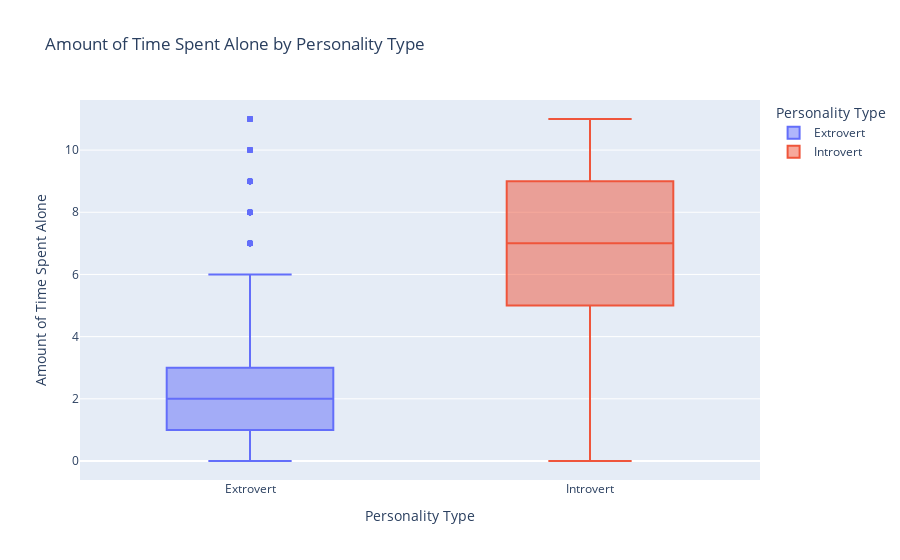
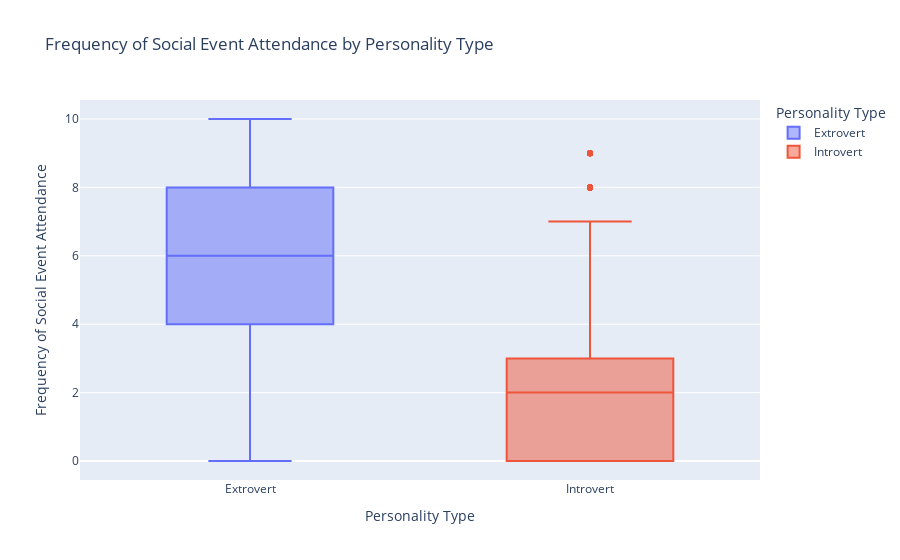
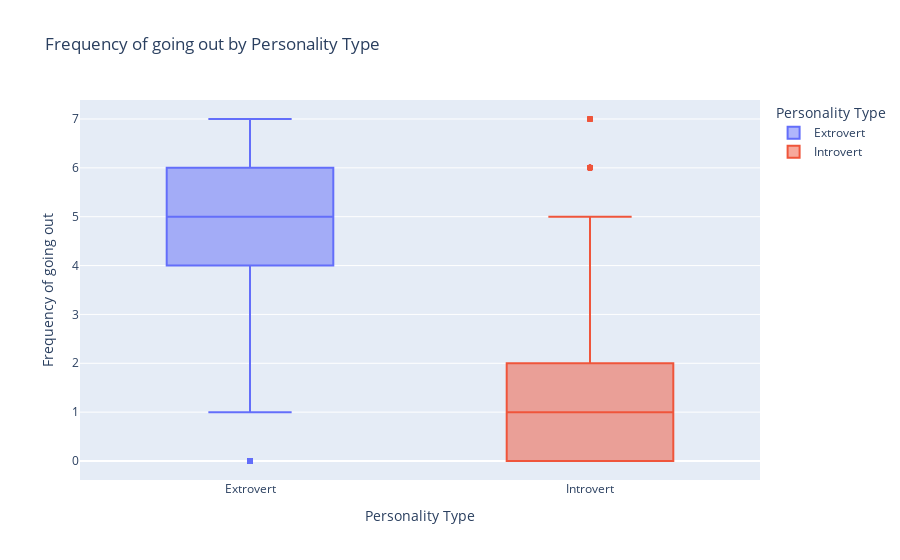
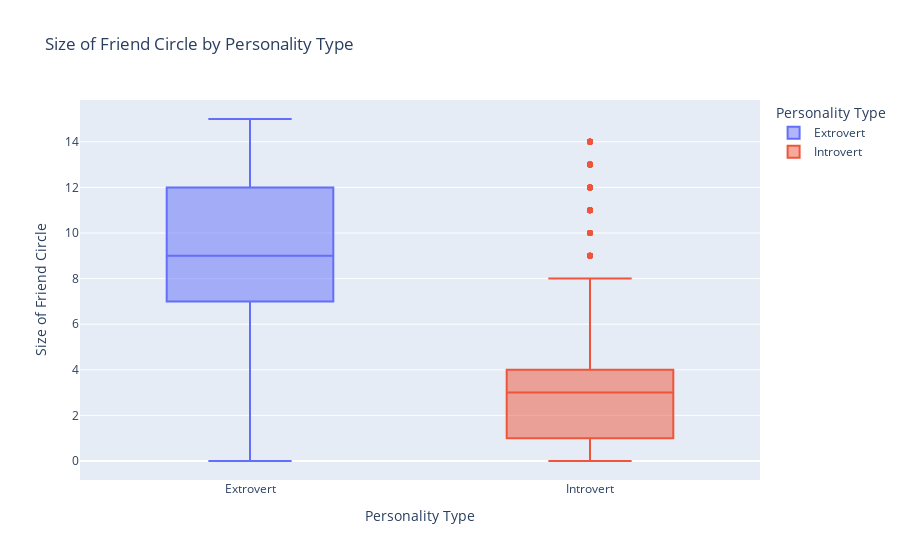

Source (notebook cell) for these figures, in order:
### Code cell
# Size of Friends circle by Personality
df_columns = df_copy.columns.drop(['Personality', 'Stage_fear_num', 'Drained_after_socializing',
                                   'Drained_after_socializing_num', 'Stage_fear','Personality_num'])
labels = ["Amount of Time Spent Alone", "Frequency of Social Event Attendance", "Frequency of going out",
          "Size of Friend Circle", "Frequency of Social Media Posts"]

for a,b in zip(df_columns, labels):
    num_features_plot(a,b)

### Figure 1 — Plotly figure (JSON) as saved in the notebook; plotly's stock layout.template omitted (floating-point values rounded to 4 significant figures; data arrays with more than 128 entries replaced by an {"elided": "..."} marker saying what was removed)
{"data": [{"alignmentgroup": "True", "hovertemplate": "Personality Type=%{x}<br>Amount of Time Spent Alone=%{y}<extra></extra>", "legendgroup": "Extrovert", "marker": {"color": "#636efa"}, "name": "Extrovert", "notched": false, "offsetgroup": "Extrovert", "orientation": "v", "showlegend": true, "type": "box", "x": {"elided": "1491 str values"}, "x0": " ", "xaxis": "x", "y": {"elided": "1491 float values"}, "y0": " ", "yaxis": "y"}, {"alignmentgroup": "True", "hovertemplate": "Personality Type=%{x}<br>Amount of Time Spent Alone=%{y}<extra></extra>", "legendgroup": "Introvert", "marker": {"color": "#EF553B"}, "name": "Introvert", "notched": false, "offsetgroup": "Introvert", "orientation": "v", "showlegend": true, "type": "box", "x": {"elided": "1409 str values"}, "x0": " ", "xaxis": "x", "y": {"elided": "1409 float values"}, "y0": " ", "yaxis": "y"}], "layout": {"boxmode": "overlay", "legend": {"title": {"text": "Personality Type"}, "tracegroupgap": 0}, "title": {"text": "Amount of Time Spent Alone by Personality Type"}, "xaxis": {"anchor": "y", "categoryarray": ["Extrovert", "Introvert"], "categoryorder": "array", "domain": [0, 1], "title": {"text": "Personality Type"}}, "yaxis": {"anchor": "x", "domain": [0, 1], "title": {"text": "Amount of Time Spent Alone"}}}}

### Figure 2 — Plotly figure (JSON) as saved in the notebook; plotly's stock layout.template omitted (floating-point values rounded to 4 significant figures; data arrays with more than 128 entries replaced by an {"elided": "..."} marker saying what was removed)
{"data": [{"alignmentgroup": "True", "hovertemplate": "Personality Type=%{x}<br>Frequency of Social Event Attendance=%{y}<extra></extra>", "legendgroup": "Extrovert", "marker": {"color": "#636efa"}, "name": "Extrovert", "notched": false, "offsetgroup": "Extrovert", "orientation": "v", "showlegend": true, "type": "box", "x": {"elided": "1491 str values"}, "x0": " ", "xaxis": "x", "y": {"elided": "1491 float values"}, "y0": " ", "yaxis": "y"}, {"alignmentgroup": "True", "hovertemplate": "Personality Type=%{x}<br>Frequency of Social Event Attendance=%{y}<extra></extra>", "legendgroup": "Introvert", "marker": {"color": "#EF553B"}, "name": "Introvert", "notched": false, "offsetgroup": "Introvert", "orientation": "v", "showlegend": true, "type": "box", "x": {"elided": "1409 str values"}, "x0": " ", "xaxis": "x", "y": {"elided": "1409 float values"}, "y0": " ", "yaxis": "y"}], "layout": {"boxmode": "overlay", "legend": {"title": {"text": "Personality Type"}, "tracegroupgap": 0}, "title": {"text": "Frequency of Social Event Attendance by Personality Type"}, "xaxis": {"anchor": "y", "categoryarray": ["Extrovert", "Introvert"], "categoryorder": "array", "domain": [0, 1], "title": {"text": "Personality Type"}}, "yaxis": {"anchor": "x", "domain": [0, 1], "title": {"text": "Frequency of Social Event Attendance"}}}}

### Figure 3 — Plotly figure (JSON) as saved in the notebook; plotly's stock layout.template omitted (floating-point values rounded to 4 significant figures; data arrays with more than 128 entries replaced by an {"elided": "..."} marker saying what was removed)
{"data": [{"alignmentgroup": "True", "hovertemplate": "Personality Type=%{x}<br>Frequency of going out=%{y}<extra></extra>", "legendgroup": "Extrovert", "marker": {"color": "#636efa"}, "name": "Extrovert", "notched": false, "offsetgroup": "Extrovert", "orientation": "v", "showlegend": true, "type": "box", "x": {"elided": "1491 str values"}, "x0": " ", "xaxis": "x", "y": {"elided": "1491 float values"}, "y0": " ", "yaxis": "y"}, {"alignmentgroup": "True", "hovertemplate": "Personality Type=%{x}<br>Frequency of going out=%{y}<extra></extra>", "legendgroup": "Introvert", "marker": {"color": "#EF553B"}, "name": "Introvert", "notched": false, "offsetgroup": "Introvert", "orientation": "v", "showlegend": true, "type": "box", "x": {"elided": "1409 str values"}, "x0": " ", "xaxis": "x", "y": {"elided": "1409 float values"}, "y0": " ", "yaxis": "y"}], "layout": {"boxmode": "overlay", "legend": {"title": {"text": "Personality Type"}, "tracegroupgap": 0}, "title": {"text": "Frequency of going out by Personality Type"}, "xaxis": {"anchor": "y", "categoryarray": ["Extrovert", "Introvert"], "categoryorder": "array", "domain": [0, 1], "title": {"text": "Personality Type"}}, "yaxis": {"anchor": "x", "domain": [0, 1], "title": {"text": "Frequency of going out"}}}}

### Figure 4 — Plotly figure (JSON) as saved in the notebook; plotly's stock layout.template omitted (floating-point values rounded to 4 significant figures; data arrays with more than 128 entries replaced by an {"elided": "..."} marker saying what was removed)
{"data": [{"alignmentgroup": "True", "hovertemplate": "Personality Type=%{x}<br>Size of Friend Circle=%{y}<extra></extra>", "legendgroup": "Extrovert", "marker": {"color": "#636efa"}, "name": "Extrovert", "notched": false, "offsetgroup": "Extrovert", "orientation": "v", "showlegend": true, "type": "box", "x": {"elided": "1491 str values"}, "x0": " ", "xaxis": "x", "y": {"elided": "1491 float values"}, "y0": " ", "yaxis": "y"}, {"alignmentgroup": "True", "hovertemplate": "Personality Type=%{x}<br>Size of Friend Circle=%{y}<extra></extra>", "legendgroup": "Introvert", "marker": {"color": "#EF553B"}, "name": "Introvert", "notched": false, "offsetgroup": "Introvert", "orientation": "v", "showlegend": true, "type": "box", "x": {"elided": "1409 str values"}, "x0": " ", "xaxis": "x", "y": {"elided": "1409 float values"}, "y0": " ", "yaxis": "y"}], "layout": {"boxmode": "overlay", "legend": {"title": {"text": "Personality Type"}, "tracegroupgap": 0}, "title": {"text": "Size of Friend Circle by Personality Type"}, "xaxis": {"anchor": "y", "categoryarray": ["Extrovert", "Introvert"], "categoryorder": "array", "domain": [0, 1], "title": {"text": "Personality Type"}}, "yaxis": {"anchor": "x", "domain": [0, 1], "title": {"text": "Size of Friend Circle"}}}}
